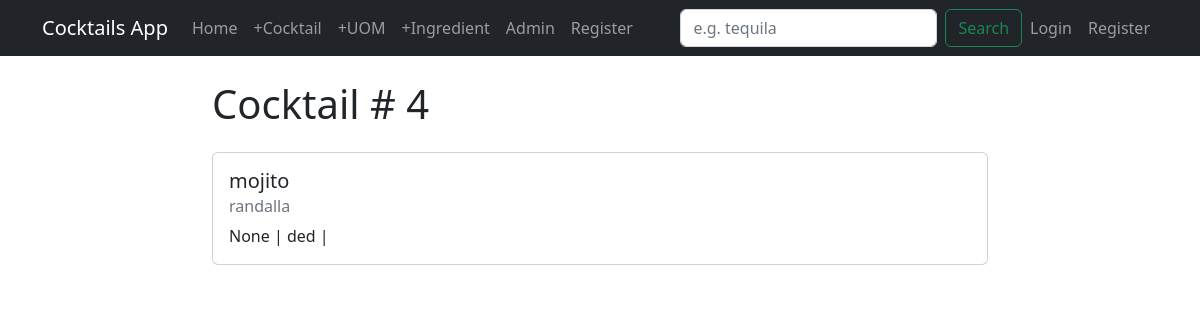
The app's page /cocktail/4 with its own data.
### cocktails/models.py (models this page shows, shortened)
class Cocktail(models.Model):
  name = models.CharField(max_length=100, unique=True)
  slug = models.SlugField(blank=True, null=True)
  notes = models.TextField(blank=True)
  uom = models.ForeignKey(UOM, on_delete=models.SET_NULL, blank=True, null=True)
  quantity = models.ForeignKey(Quantity, on_delete=models.SET_NULL, blank=True, null=True)
  ingredients = models.ForeignKey(Ingredient, on_delete=models.SET_NULL, blank=True, null=True)
  author = models.ForeignKey(User, on_delete=models.CASCADE)

### cocktails/views.py (the view)
# urls.py: path('cocktail/<int:pk>', views.CocktailDetailView.as_view(), name="cocktails-detail"),
class CocktailDetailView(DetailView):
  model = models.Cocktail

### cocktails/templates/cocktails/cocktail_detail.html (shortened to what this page needs)
{% extends "cocktails/base.html" %}
{% block content %}
<h1>Cocktail # {{object.id}}</h1>
<div class="card my-4">
  <div class="card-body">
    <h5 class="card-title">{{ object.name }}</h5>
    <h6 class="card-subtitle mb-2 text-muted">{{ object.author }}</h6>
    <p class="card-text"> {{object.ingredients}} | {{object.notes}} | {{object.alcohol_content}} </p>
  </div>
</div>
{% endblock content %}

### records on screen
Cocktail: id "4", name "mojito", author "randalla", ingredients "None", notes "ded"
